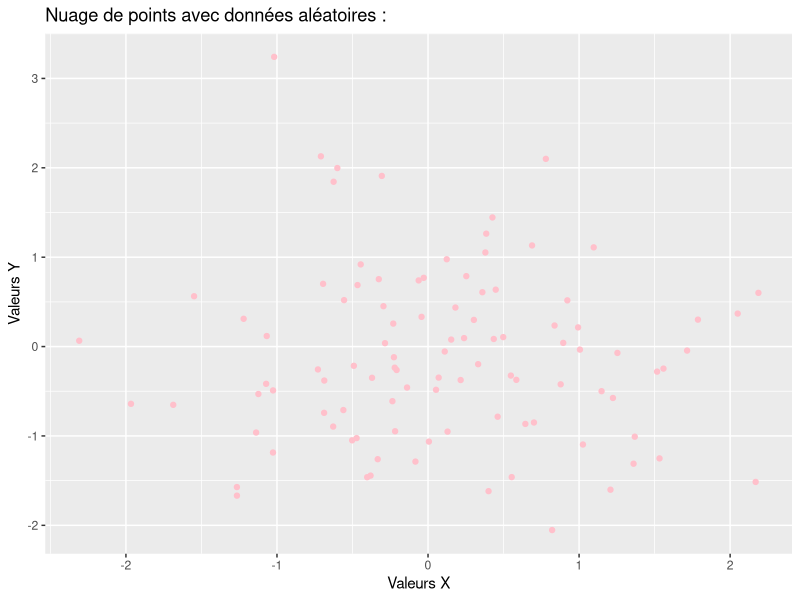

R code for this plot:
## ---- chunk 1
knitr::opts_chunk$set(echo = TRUE)
## ---- chunk 2
# Charger la library ggplot2
library(ggplot2)

# Définir la graine aléatoire pour la reproductibilité
set.seed(123)

# Générer des données aléatoires
data <- data.frame(x = rnorm(100), y = rnorm(100))

# Créer un graphique
ggplot(data, aes(x = x, y = y)) +
  geom_point(color = "pink") +
  ggtitle("Nuage de points avec données aléatoires :") +
  xlab("Valeurs X") +
  ylab("Valeurs Y")
